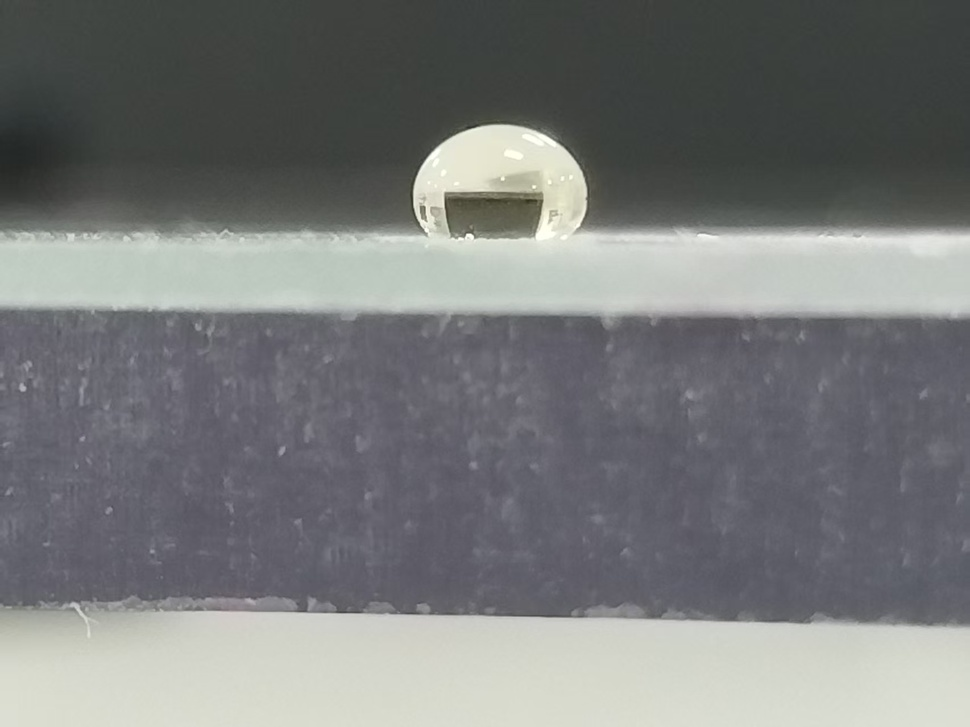
#> input picture CSIEC/Summer Vacation ver2.9/uploads/3407f4fd036f4aceba431b7392c80369.jpg, 970 x 727 px, shrunk from 1706 x 1279 before the run
$ python -i preprocessor.py   (imports and definitions only)
#> lines starting #> are read from the running program, lines starting #| are printed output that depends on the picture
#> further down, picture is the input picture: shape (727, 970, 3); mean B, G, R 121.6, 121.6, 119.8
"""
图像预处理模块
处理顺序: 去噪 → 增强对比度 → 锐化
"""
import cv2
import numpy as np


def bilateral_denoise(img, d=9, sigma_color=75, sigma_space=75):
    """
    双边滤波: 保边去噪, 比高斯滤波更适合保留液滴边界
    """
#> called with d = 9, sigma_color = 75, sigma_space = 75
    return cv2.bilateralFilter(img, d, sigma_color, sigma_space)


def clahe_enhance(img, clip_limit=2.0, tile_size=8):
    """
    CLAHE 自适应直方图均衡化
    解决光照不均问题, 每个小格子独立均衡化再拼接
    """
#> called with clip_limit = 2, tile_size = 8
    if len(img.shape) == 3:
        lab = cv2.cvtColor(img, cv2.COLOR_BGR2LAB)
#> lab: shape (727, 970, 3); mean of channels 0, 1, 2 127.8, 127.3, 127.6
        l_channel, a_channel, b_channel = cv2.split(lab)
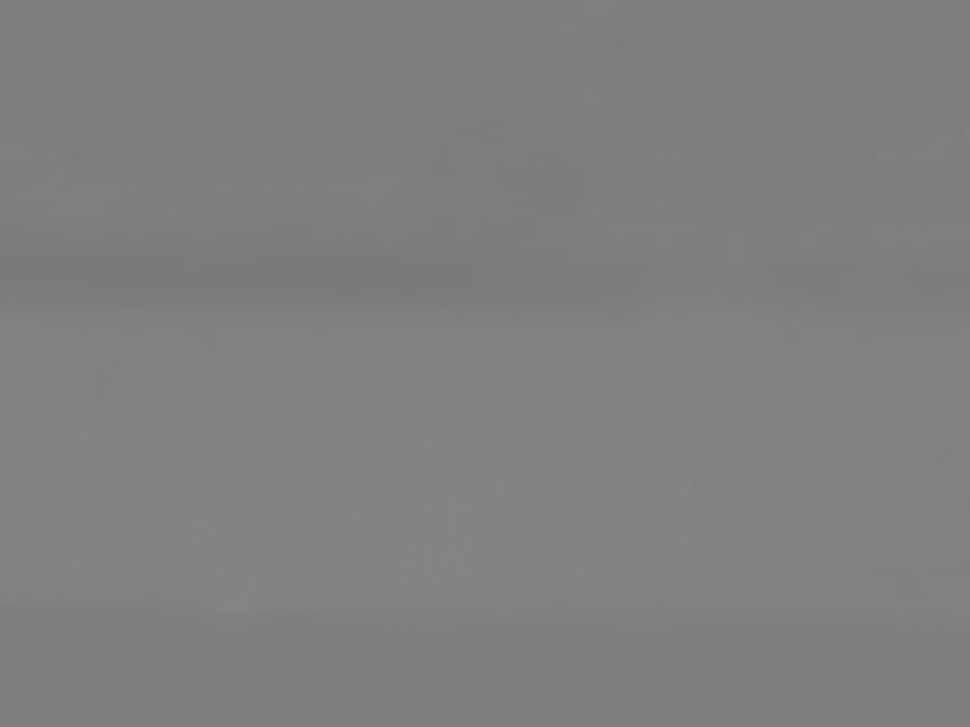
#> a_channel: shape (727, 970); min 122, max 132, mean 127.3
        clahe = cv2.createCLAHE(clipLimit=clip_limit, tileGridSize=(tile_size, tile_size))
        l_clahe = clahe.apply(l_channel)
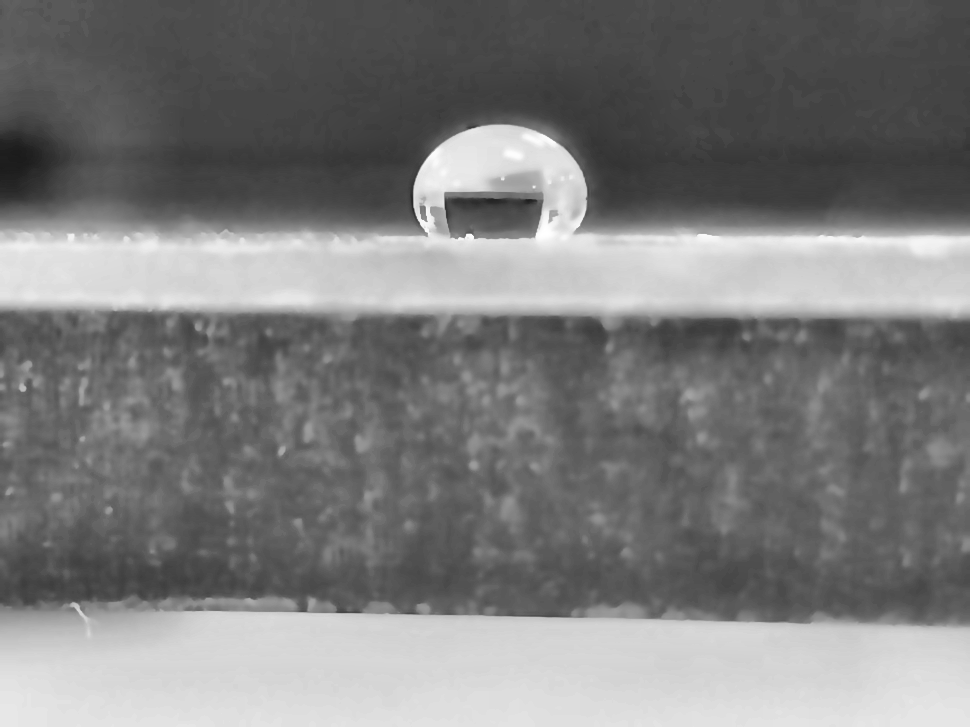
#> l_clahe: shape (727, 970); min 27, max 255, mean 124
        merged = cv2.merge((l_clahe, a_channel, b_channel))
#> merged: shape (727, 970, 3); mean of channels 0, 1, 2 124, 127.3, 127.6
        return cv2.cvtColor(merged, cv2.COLOR_LAB2BGR)
    else:
        clahe = cv2.createCLAHE(clipLimit=clip_limit, tileGridSize=(tile_size, tile_size))
        return clahe.apply(img)


def unsharp_mask(img, sigma=1.0, amount=0.5):
    """
    反锐化掩模: 原图 + amount * (原图 - 高斯模糊)
    增强边缘清晰度
    """
#> called with sigma = 1, amount = 0.5
    blurred = cv2.GaussianBlur(img, (0, 0), sigma)
    return cv2.addWeighted(img, 1.0 + amount, blurred, -amount, 0)


def preprocess(img, denoise=True, enhance=True, sharpen=True):
    """
    完整预处理管线
    返回: 处理后的图像
    """
    result = img.copy()

    if denoise:
        result = bilateral_denoise(result)

    if enhance:
        result = clahe_enhance(result)

    if sharpen:
        result = unsharp_mask(result, sigma=1.0, amount=0.5)

    return result

>>> import cv2
>>> picture = cv2.imread('uploads/3407f4fd036f4aceba431b7392c80369.jpg')
>>> result = preprocess(picture)

$ run again, on CSIEC/Summer Vacation ver2.9/uploads/5c65ec528c224c409559adf6e4b9e975.jpg
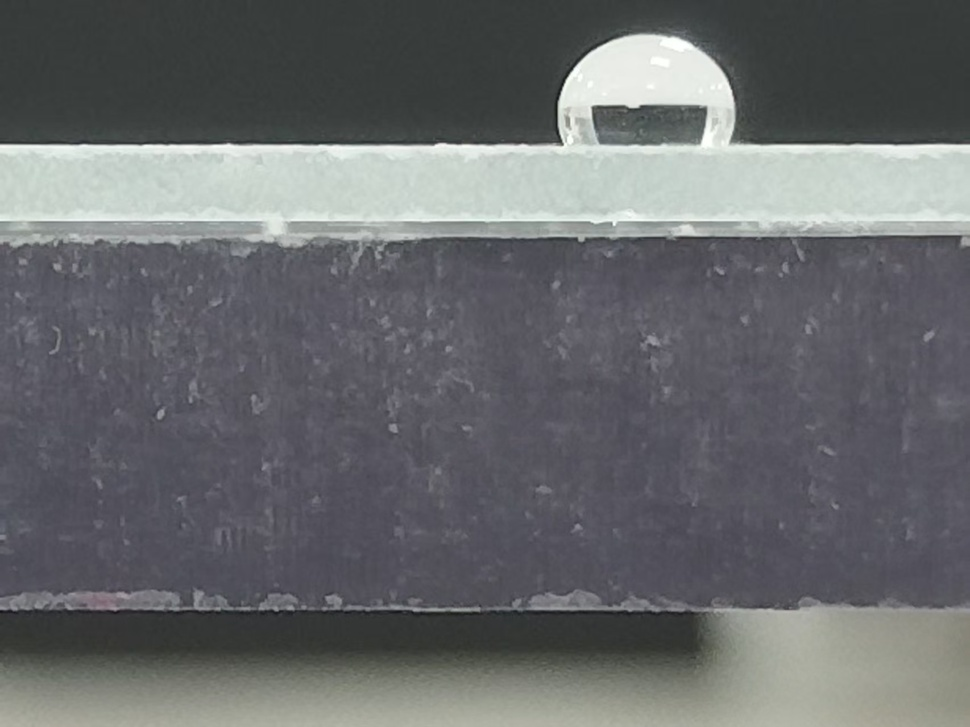
#> input picture CSIEC/Summer Vacation ver2.9/uploads/5c65ec528c224c409559adf6e4b9e975.jpg, 970 x 727 px, shrunk from 1706 x 1279 before the run
#> picture is the input picture: shape (727, 970, 3); mean B, G, R 108.4, 106.1, 104.3
#> lab: shape (727, 970, 3); mean of channels 0, 1, 2 112.4, 127.9, 126.4
#> in clahe_enhance, `l_clahe = clahe.apply(l_channel)`:
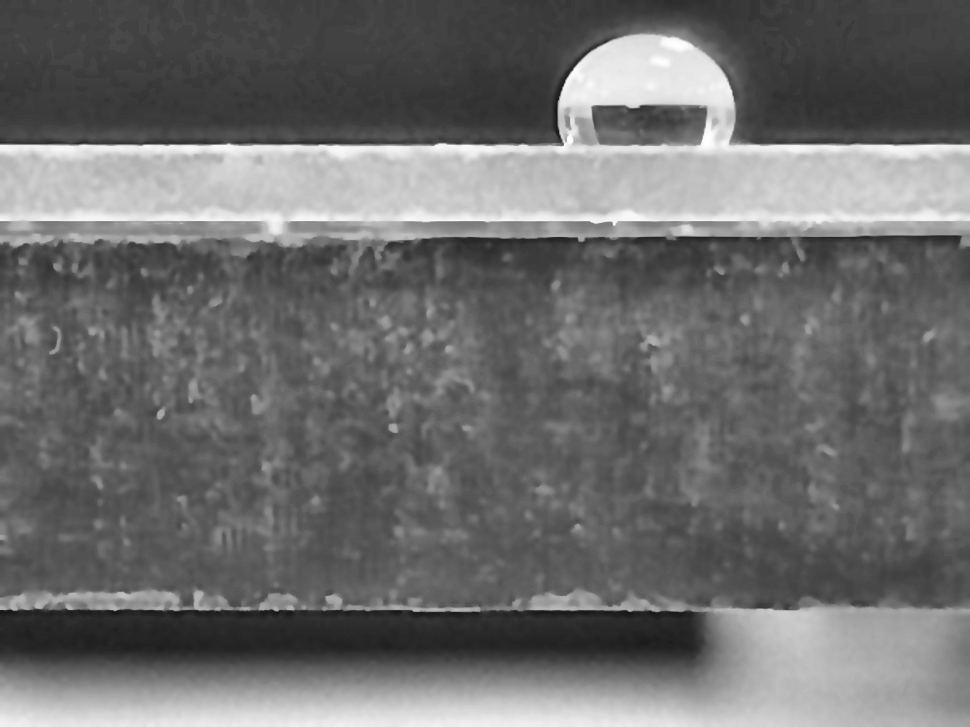
#> l_clahe: shape (727, 970); min 20, max 255, mean 109.9
#> merged: shape (727, 970, 3); mean of channels 0, 1, 2 109.9, 127.9, 126.4

$ run again, on CSIEC/Summer Vacation ver2.9/uploads/6de1d11f9aeb4a51a6e84d7f12c18969.jpg
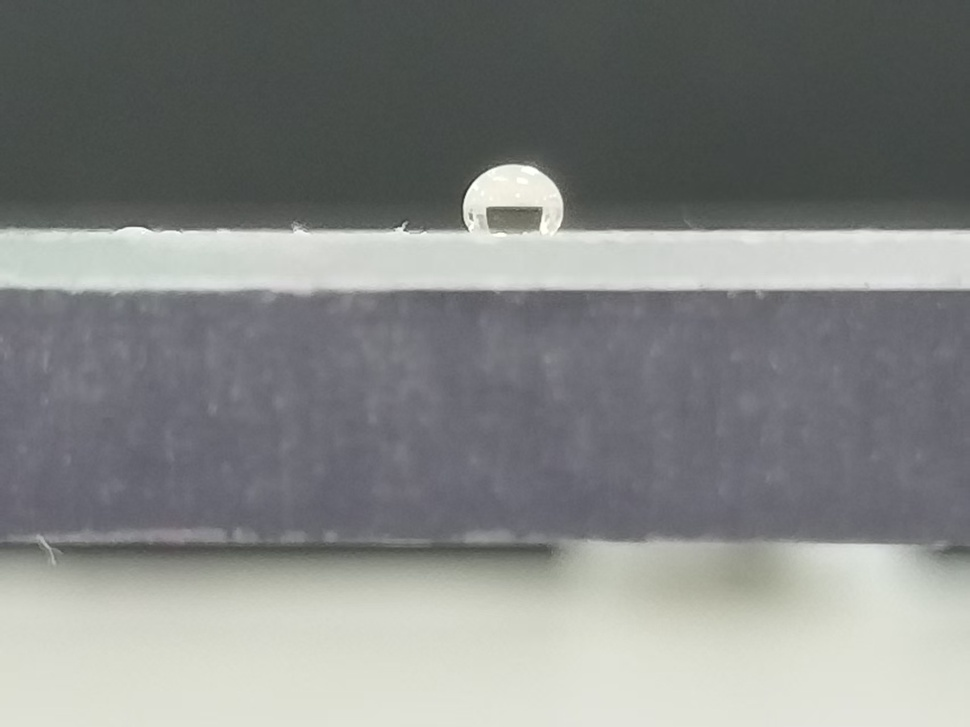
#> input picture CSIEC/Summer Vacation ver2.9/uploads/6de1d11f9aeb4a51a6e84d7f12c18969.jpg, 970 x 727 px, shrunk from 1706 x 1279 before the run
#> picture is the input picture: shape (727, 970, 3); mean B, G, R 131.8, 133.3, 131
#> lab: shape (727, 970, 3); mean of channels 0, 1, 2 139.4, 126.8, 128.4
#> in clahe_enhance, `l_clahe = clahe.apply(l_channel)`:
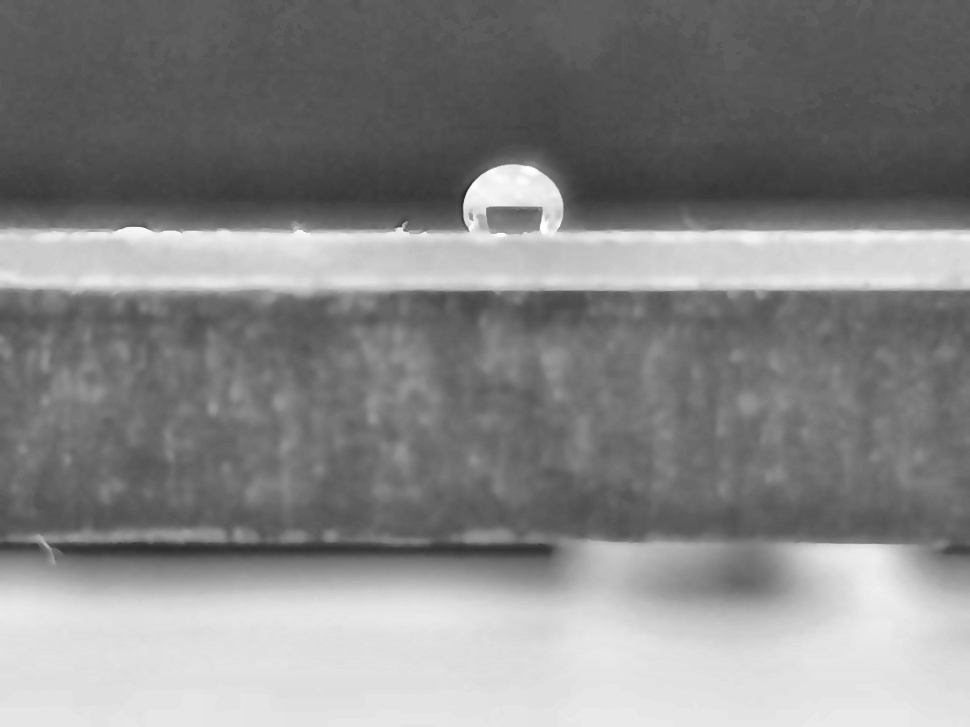
#> l_clahe: shape (727, 970); min 43, max 254, mean 133.8
#> merged: shape (727, 970, 3); mean of channels 0, 1, 2 133.8, 126.8, 128.4

$ run again, on CSIEC/Summer Vacation ver2.9/uploads/fb2c6a512e5a4f029d0dfe59a55fca0f.jpg
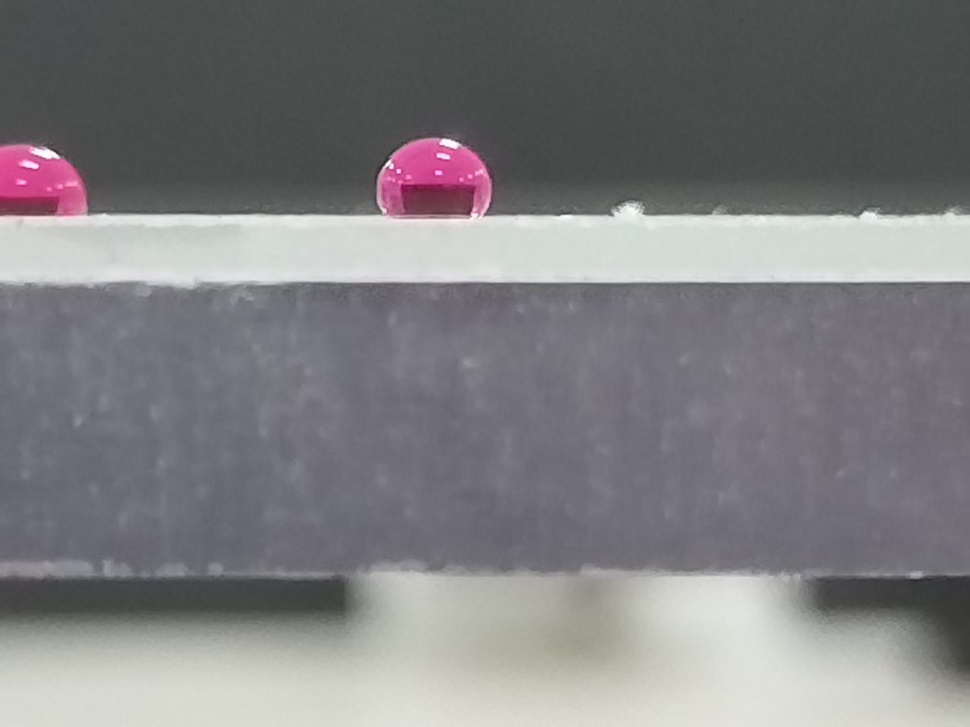
#> input picture CSIEC/Summer Vacation ver2.9/uploads/fb2c6a512e5a4f029d0dfe59a55fca0f.jpg, 970 x 727 px, shrunk from 1706 x 1279 before the run
#> picture is the input picture: shape (727, 970, 3); mean B, G, R 128.3, 125.8, 126.5
#> lab: shape (727, 970, 3); mean of channels 0, 1, 2 133.6, 128.7, 126.7
#> in clahe_enhance, `l_channel, a_channel, b_channel = cv2.split(lab)`:
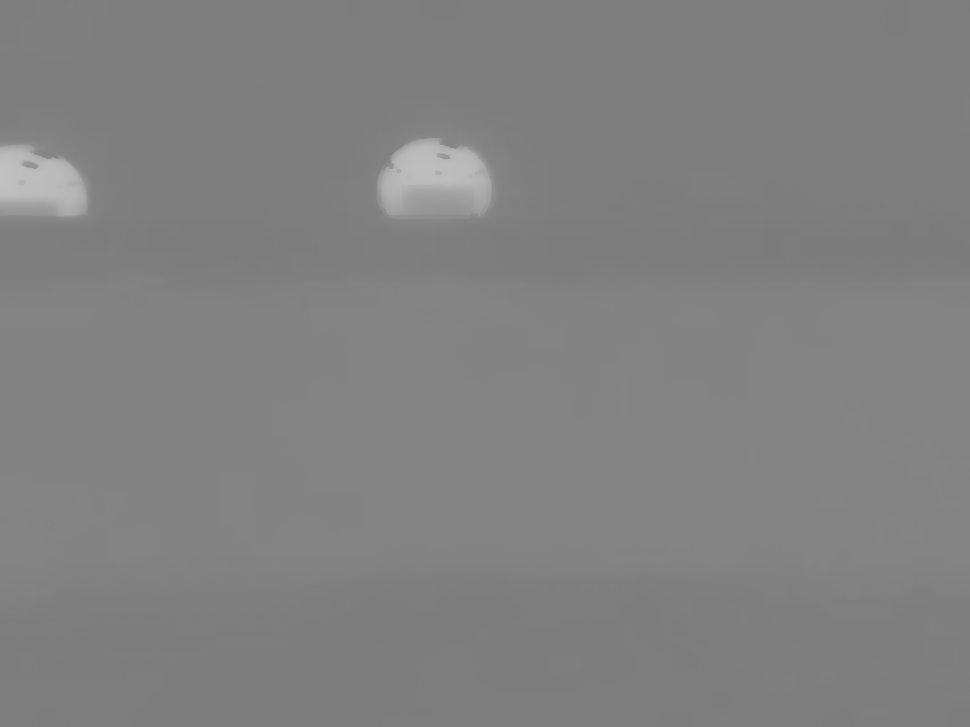
#> a_channel: shape (727, 970); min 123, max 192, mean 128.7
#> merged: shape (727, 970, 3); mean of channels 0, 1, 2 128.9, 128.7, 126.7
#> in clahe_enhance, `return cv2.cvtColor(merged, cv2.COLOR_LAB2BGR)`:
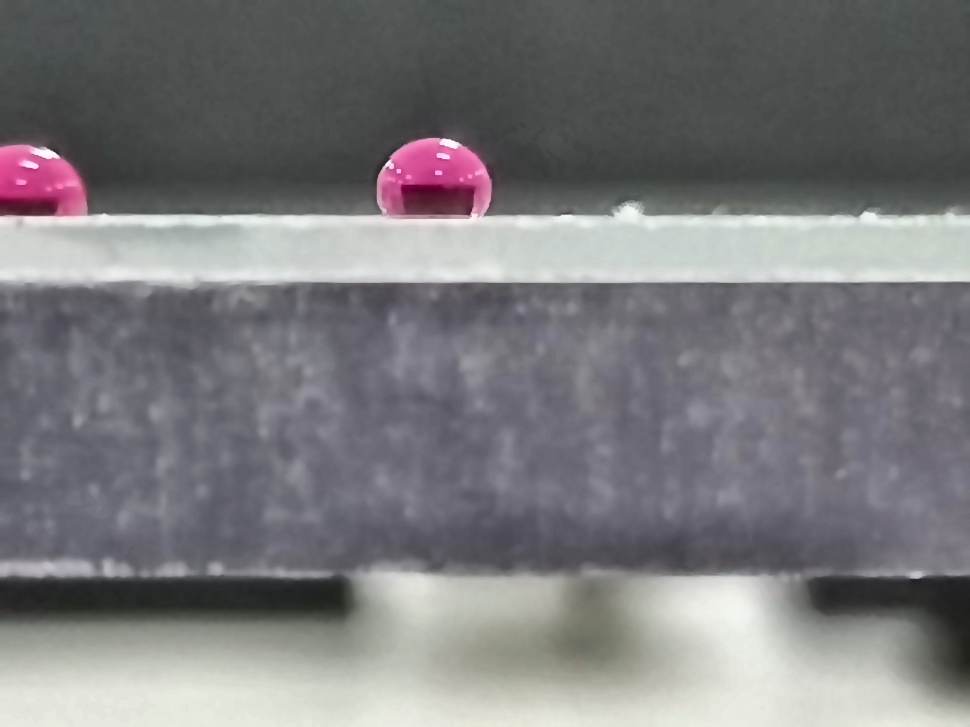
#> returned value: shape (727, 970, 3); mean B, G, R 124.1, 121.6, 122
